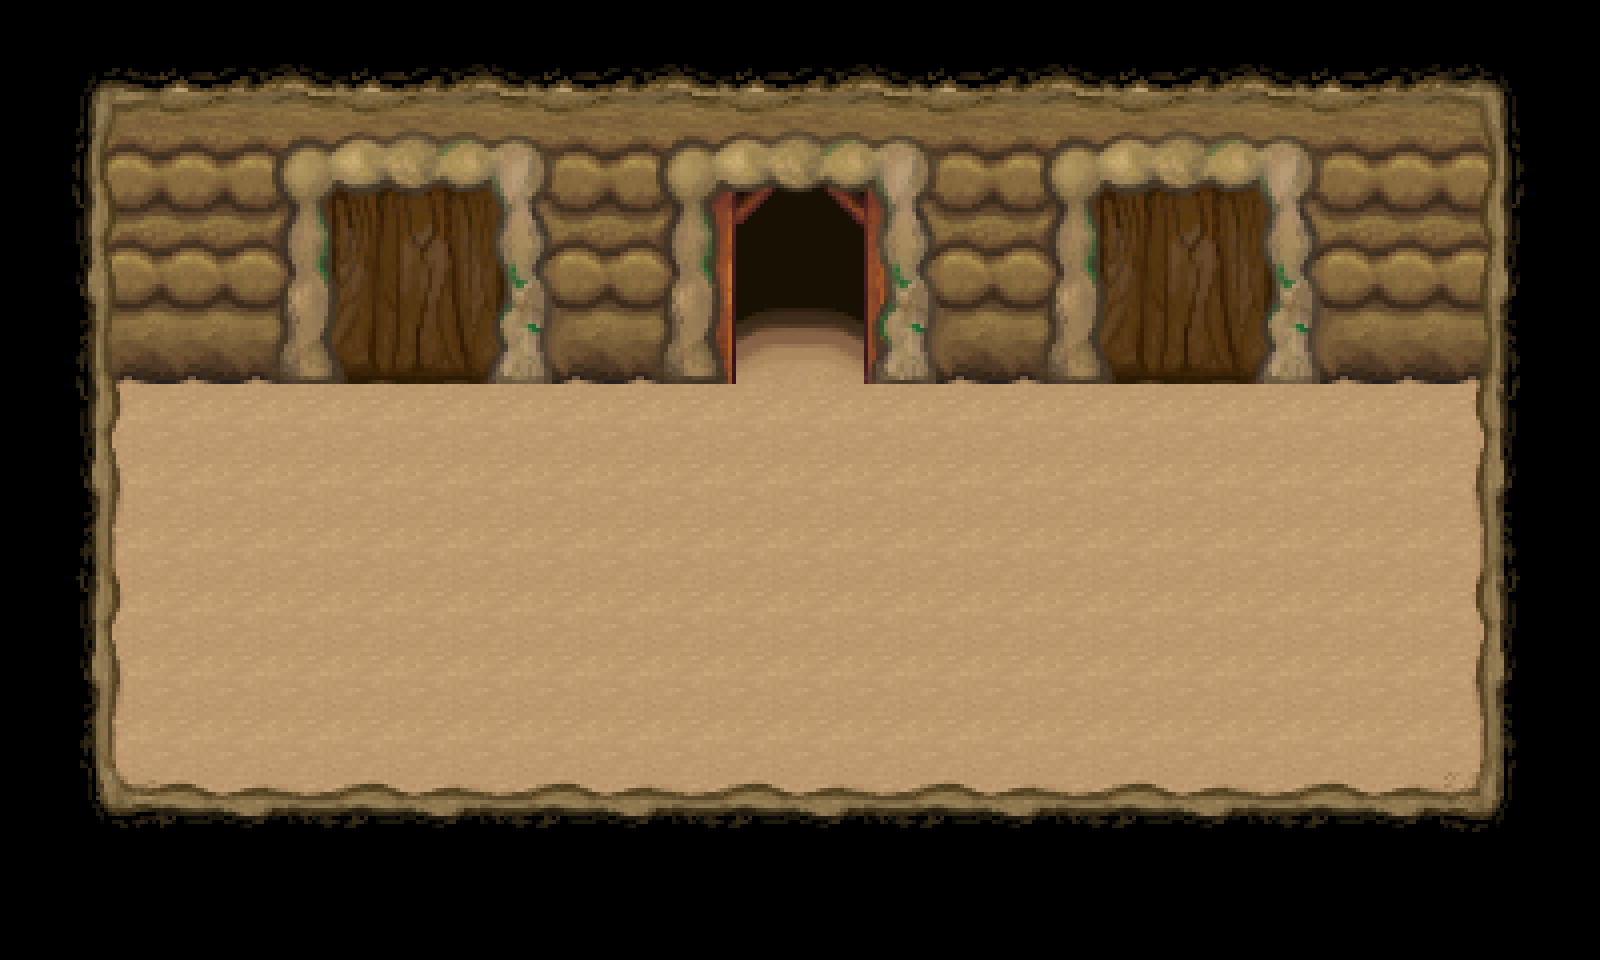

A 2D game scene composited from a Tiled map and its tileset images. What follows is a short description and the map's XML, with every tile layer's data as written:
An orthogonal 25x15 tile map with 64x64 px tiles, 3 tile layers (Ground, Entrance, Walls) and 1 object (playerSpawn).

<map version="1.8" tiledversion="1.8.5" orientation="orthogonal" renderorder="right-down" width="25" height="15" tilewidth="64" tileheight="64" infinite="0" nextlayerid="22" nextobjectid="3">
 <editorsettings>
  <export target="doors1.json" format="json" />
 </editorsettings>
 <tileset firstgid="1" source="doorRoomTiles.tsx" />
 <layer id="19" name="Ground" width="25" height="15" offsetx="32" offsety="0">
  <data encoding="csv">
0,0,0,0,0,0,0,0,0,0,0,0,0,0,0,0,0,0,0,0,0,0,0,0,0,
0,0,0,0,0,0,0,0,0,0,0,0,0,0,0,0,0,0,0,0,0,0,0,0,0,
0,0,0,0,0,0,0,0,0,0,0,0,0,0,0,0,0,0,0,0,0,0,0,0,0,
0,0,0,0,0,0,0,0,0,0,0,0,0,0,0,0,0,0,0,0,0,0,0,0,0,
0,0,0,0,0,0,0,0,0,0,0,0,0,0,0,0,0,0,0,0,0,0,0,0,0,
0,0,0,0,0,0,0,0,0,0,0,0,0,0,0,0,0,0,0,0,0,0,0,0,0,
0,0,39,39,39,39,39,39,39,39,39,39,39,39,39,39,39,39,39,39,39,39,0,0,0,
0,0,39,39,39,39,39,39,39,39,39,39,39,39,39,39,39,39,39,39,39,39,0,0,0,
0,0,39,39,39,39,39,39,39,39,39,39,39,39,39,39,39,39,39,39,39,39,0,0,0,
0,0,39,39,39,39,39,39,39,39,39,39,39,39,39,39,39,39,39,39,39,39,0,0,0,
0,0,39,39,39,39,39,39,39,39,39,39,39,39,39,39,39,39,39,39,39,39,0,0,0,
0,0,39,39,39,39,39,39,39,39,39,39,39,39,39,39,39,39,39,39,39,39,0,0,0,
0,0,0,0,0,0,0,0,0,0,0,0,0,0,0,0,0,0,0,0,0,0,0,0,0,
0,0,0,0,0,0,0,0,0,0,0,0,0,0,0,0,0,0,0,0,0,0,0,0,0,
0,0,0,0,0,0,0,0,0,0,0,0,0,0,0,0,0,0,0,0,0,0,0,0,0
</data>
 </layer>
 <layer id="20" name="Entrance" width="25" height="15" offsetx="32" offsety="0">
  <data encoding="csv">
0,0,0,0,0,0,0,0,0,0,0,0,0,0,0,0,0,0,0,0,0,0,0,0,0,
0,0,0,0,0,0,0,0,0,0,0,0,0,0,0,0,0,0,0,0,0,0,0,0,0,
0,0,0,0,0,0,0,0,0,0,0,0,0,0,0,0,0,0,0,0,0,0,0,0,0,
0,0,0,0,0,0,0,0,0,0,0,0,0,0,0,0,0,0,0,0,0,0,0,0,0,
0,0,0,0,0,0,0,0,0,0,0,5,41,0,0,0,0,0,0,0,0,0,0,0,0,
0,0,0,0,0,0,0,0,0,0,0,0,0,0,0,0,0,0,0,0,0,0,0,0,0,
0,0,0,0,0,0,0,0,0,0,0,0,0,0,0,0,0,0,0,0,0,0,0,0,0,
0,0,0,0,0,0,0,0,0,0,0,0,0,0,0,0,0,0,0,0,0,0,0,0,0,
0,0,0,0,0,0,0,0,0,0,0,0,0,0,0,0,0,0,0,0,0,0,0,0,0,
0,0,0,0,0,0,0,0,0,0,0,0,0,0,0,0,0,0,0,0,0,0,0,0,0,
0,0,0,0,0,0,0,0,0,0,0,0,0,0,0,0,0,0,0,0,0,0,0,0,0,
0,0,0,0,0,0,0,0,0,0,0,0,0,0,0,0,0,0,0,0,0,0,0,0,0,
0,0,0,0,0,0,0,0,0,0,0,0,0,0,0,0,0,0,0,0,0,0,0,0,0,
0,0,0,0,0,0,0,0,0,0,0,0,0,0,0,0,0,0,0,0,0,0,0,0,0,
0,0,0,0,0,0,0,0,0,0,0,0,0,0,0,0,0,0,0,0,0,0,0,0,0
</data>
 </layer>
 <layer id="21" name="Walls" width="25" height="15" offsetx="32" offsety="0">
  <data encoding="csv">
1,1,1,1,1,1,1,1,1,1,1,1,1,1,1,1,1,1,1,1,1,1,1,1,1,
10,2,83,57,22,83,57,22,83,57,22,83,57,22,83,57,22,83,57,22,83,57,8,80,1,
19,11,3,66,42,78,25,61,6,66,31,76,23,59,6,66,42,78,25,61,6,3,17,9,1,
28,20,12,75,51,87,34,70,15,75,40,85,32,68,15,75,51,87,34,70,15,12,26,18,1,
37,29,21,84,60,7,43,79,24,84,49,0,0,77,24,84,60,7,43,79,24,21,35,27,1,
46,38,30,4,69,16,52,88,33,4,58,14,50,86,33,4,69,16,52,88,33,30,44,36,1,
55,47,0,0,0,0,0,0,0,0,0,0,0,0,0,0,0,0,0,0,0,0,53,45,1,
64,56,0,0,0,0,0,0,0,0,0,0,0,0,0,0,0,0,0,0,0,0,62,54,1,
73,65,0,0,0,0,0,0,0,0,0,0,0,0,0,0,0,0,0,0,0,0,71,63,1,
55,47,0,0,0,0,0,0,0,0,0,0,0,0,0,0,0,0,0,0,0,0,53,45,1,
64,56,0,0,0,0,0,0,0,0,0,0,0,0,0,0,0,0,0,0,0,0,62,54,1,
73,65,0,0,0,0,0,0,0,0,0,0,0,0,0,0,0,0,0,0,0,0,71,63,1,
82,74,48,13,67,48,13,67,48,13,67,48,13,67,48,13,67,48,13,67,48,13,72,81,1,
1,1,1,1,1,1,1,1,1,1,1,1,1,1,1,1,1,1,1,1,1,1,1,1,1,
1,1,1,1,1,1,1,1,1,1,1,1,1,1,1,1,1,1,1,1,1,1,1,1,1
</data>
 </layer>
 <objectgroup id="3" name="Objects" offsetx="32" offsety="0">
  <object id="1" name="playerSpawn" x="769.217" y="705.882">
   <point />
  </object>
 </objectgroup>
</map>
